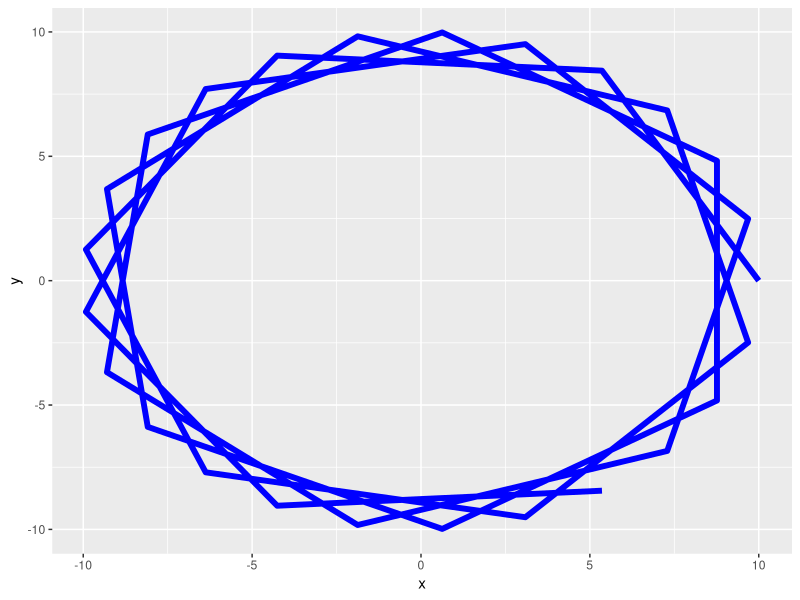
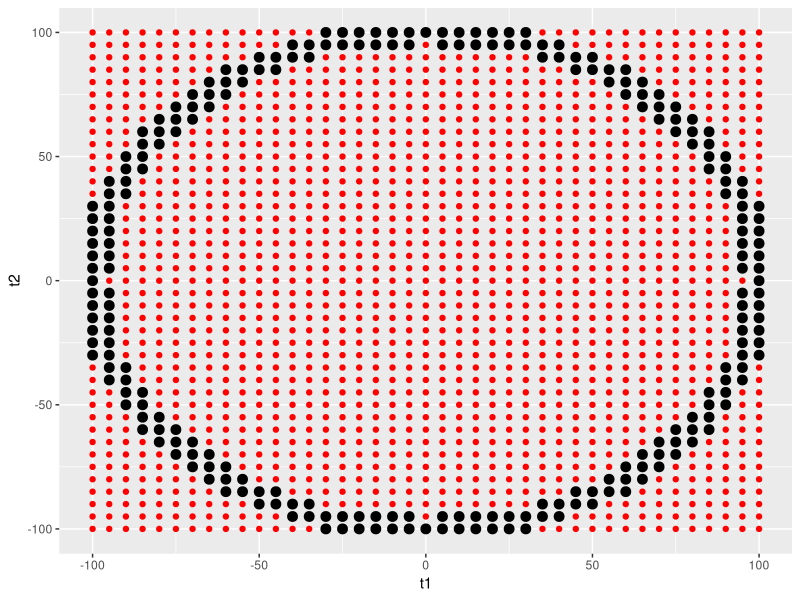

Write the R code that produced these figures, in order.
library(ggplot2)

t<-seq(from=0,to=0.98,by=0.04)

s1<-sin(8*pi*t)*10
c2<-cos(8*pi*t)*10

df1<-data.frame(do.call("cbind",list(x=c2,y=s1)))

ggplot(data=df1)+geom_path(aes(x,y),size=2,color="blue")



#2
t1<-seq(-100,100,by=5)
t2<-t1

df2<-data.frame(expand.grid(t1,t2))
names(df2)<-c("t1","t2")


dist(df2[1:2,], method = "euclidean")

df2$distYN<-
  apply(df2,1,function(x) {
    dist_temp<-sqrt((x[1])^2+(x[2])^2)
    dist_temp<105 & dist_temp>95
    })

ggplot(df2)+geom_point(aes(t1,t2),color="red")+geom_point(data=subset(df2,distYN),aes(t1,t2),color="black",size=3)

